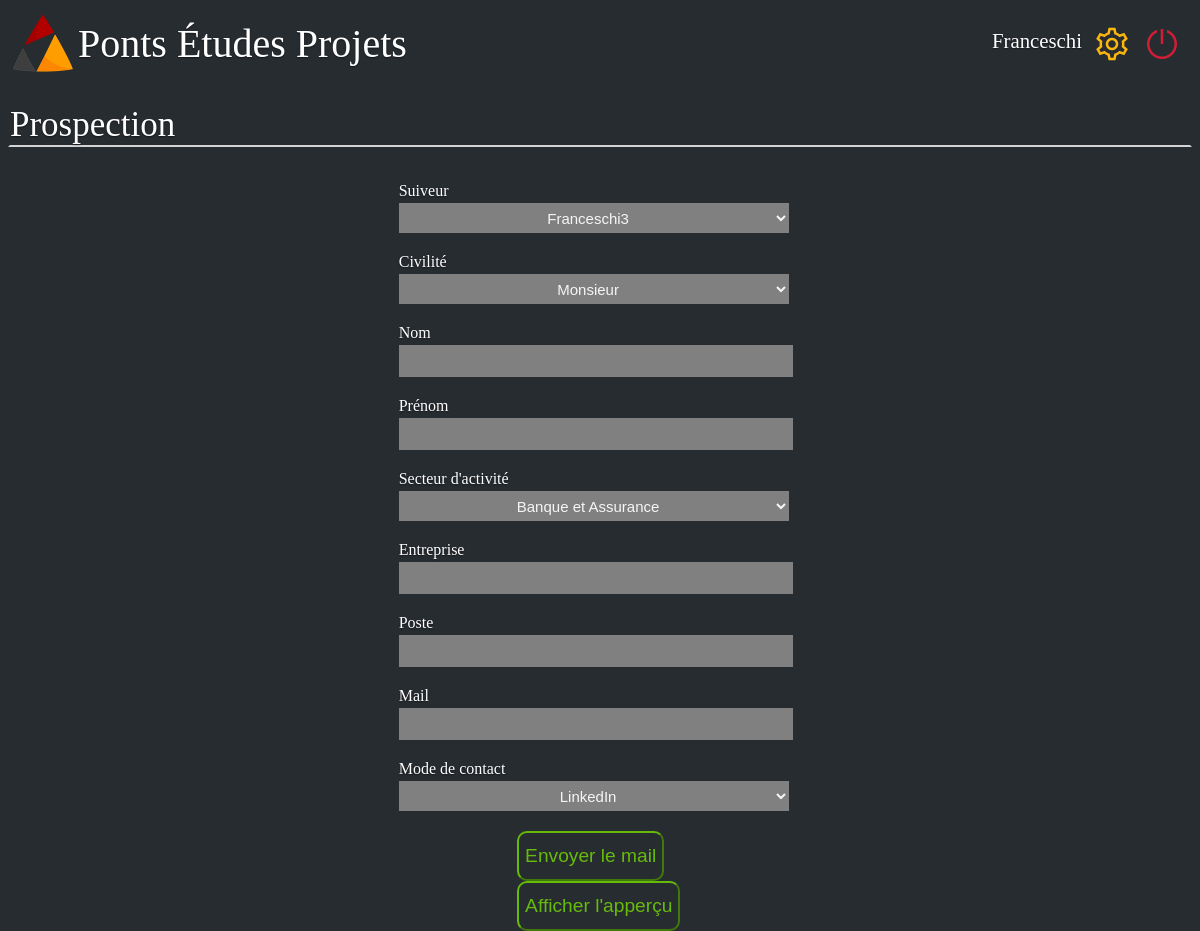
/prospection/Franceschi, run on an earlier commit of the app's database.
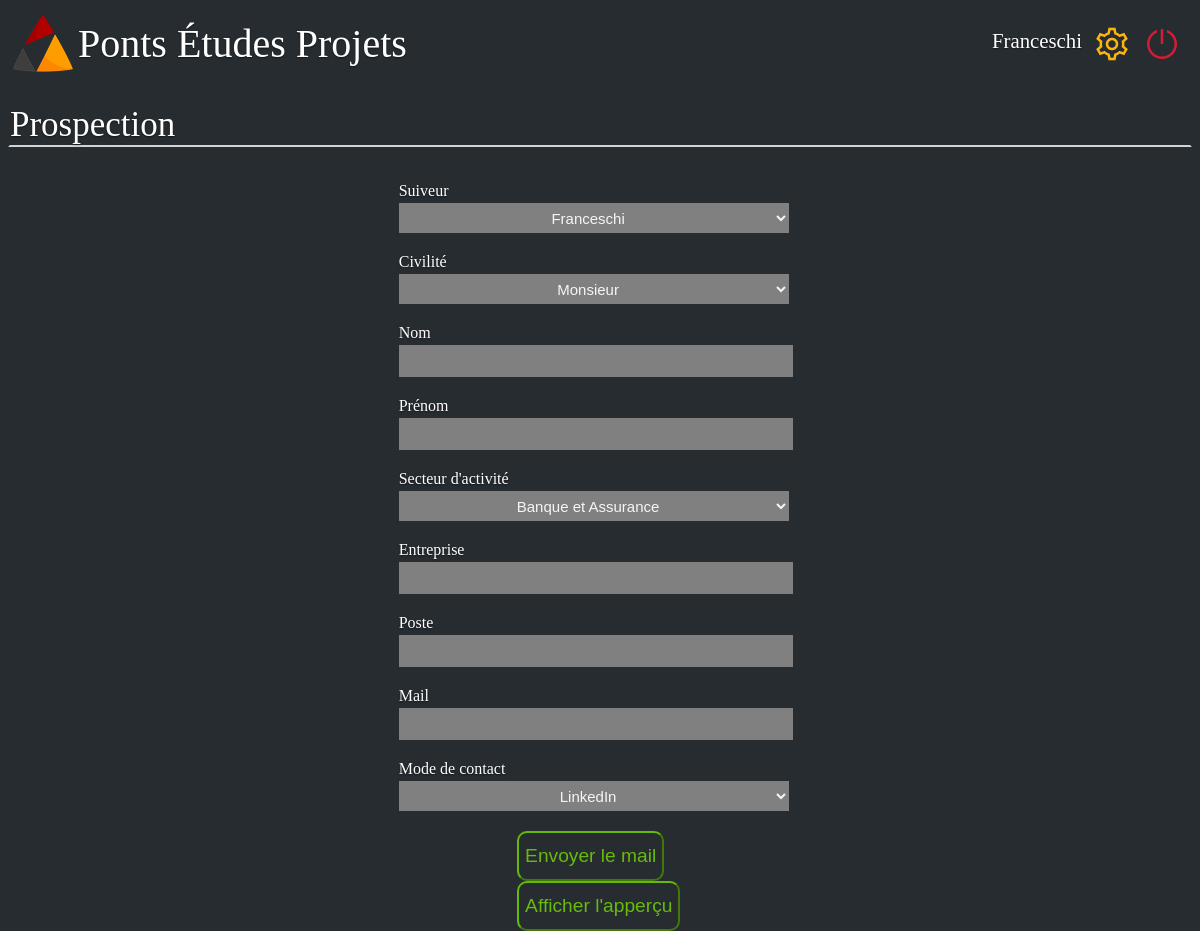
And on a later commit of the database.
### web/site.py (models this page shows, shortened)
class db_utilisateurs(db.Model):
    _id = db.Column("id", db.Integer, primary_key= True)
    name = db.Column(db.String(100))
    email = db.Column(db.String(100))
    mdp = db.Column(db.String(100))
    dsi = db.Column(db.Boolean)
    def liste_utilisateurs(self):
        lst_user = []
        for usr in self.query.all():
            lst_user.append(str(usr.name))
        return lst_user

### web/site.py (the view)
@app.route('/prospection/<name>',methods=["GET","POST"])
def page_prospection(name):
    suiveur = db_utilisateurs.liste_utilisateurs(db_utilisateurs)
    render_template("Email_front.html", name=name, suiveurs = suiveur)
    prospection(name)
    return(render_template("Email_front.html", name=name, suiveurs = suiveur))

### web/site.py (called while the page is built, shortened)
def prospection(name):
    suiveur = db_utilisateurs.liste_utilisateurs(db_utilisateurs)
    return(render_template("Email_front.html", name=name, suiveurs = suiveur))

### web/templates/Email_front.html (shortened to what this page needs)
<!DOCTYPE html>
<html>
    <head>
        <link rel="stylesheet" href={{ url_for('static', filename='style_email1.css') }}/>
    </head>
    <body>
        <div class="barre_principale">
            <div class="logo_junior">
                <a href="/home/{{name}}">
                    <img class= "logo_pep" src={{ url_for('static', filename='PEPLOGO.png') }}  alt= "Logo pep"/>
                    <div class="Junior">Ponts Études Projets</div>
                </a>
            </div>
            <div>
                <nav>
                    <ul class="navbar-nav">
                        <li class="user_name"><a class="user" href="#">{{name}}</a></li>
                        <li class="nav-item"><a href="#"><img src={{ url_for('static', filename='settings.png') }} alt="bouton reglage" ></a></li>
                        <li class="nav-item"><a href='/logout'><img src={{ url_for('static', filename='shutdown.png') }} alt="bouton shutdown" ></a></li>
                    </ul>
                </nav>
            </div>
        </div>
        <p class="titre">Prospection</p>
        <form class="form-signin" method="post">
            <div class="prospection">
                <div>
                    <label for="input_suiveur"> Suiveur </label>
                    <br>
                    <select name="_suiveur" id="input_suiveur" class="form-suiveur" required="required" >
                        {% for elem in suiveurs %}
                        <option> {{elem}} </option>
                        {% endfor %}
                    </select>
                </div>
                <div>
                    <label for="input_civilite"> Civilité </label>
                    <br>
                    <select name="_civilite" id="input_civilite" class="form-civilite" required="required" >
                        <option> Monsieur </option>
                    </select>
                </div>
                </div>
                    <label for="input_nom">Nom</label>
                    <br>
                    <input name="_nom" id="input_nom" class="form-nom"  required="required" />
                    <label for="input_prenom">Prénom</label>
                    <br>
                    <input name="_prenom" id="input_prenom" class="form-prenom"  required="required" />
                <div>
                <div>
                    <label for="input_secteur"> Secteur d'activité </label>
                    <br>
                    <select name="_secteur" id="input_secteur" class="form-secteur" required="required" >
                        <option value=banque> Banque et Assurance </option>
                    </select>
                </div>
                </div>
                    <label for="input_entreprise">Entreprise</label>
                    <br>
                    <input name="_entreprise" id="input_entreprise" class="form-entreprise"  required="required" />
                    <label for="input_poste">Poste</label>
                    <br>
                    <input name="_poste" id="input_poste" class="form-poste"  required="required" />
                <div>
                <div>
                    <label for="input_numero">Mail</label>
                    <br>
                    <input name="_destinataire" id="input_destinataire" class="form-destinataire"  required="required" />
                </div>
                <div>
                    <label for="input_mode_contact"> Mode de contact </label>
                    <br>
                    <select name="_mode_contact" id="input_mode_contact" class="form-mode_contact" required="required" >
                        <option> LinkedIn </option>
                    </select>
                </div>
                <button class="valider" type="submit" width="50%">Envoyer le mail</button>
                <div class="ajouter">
                    <button onclick="window.location.href = '/prospection/{{name}}/appercu';" type="button" class="Ajouter"> Afficher l'apperçu </button>
                </div>
            </div>
        </form>
    </body>
</html>

What changed in the data, as far as the page shows it:
now on this page (row edited): db_utilisateurs: name "Franceschi"
Also different on the page:
form field _suiveur: "Franceschi3" → "Franceschi"
{{ name }}: "Franceschi" → (not shown)
